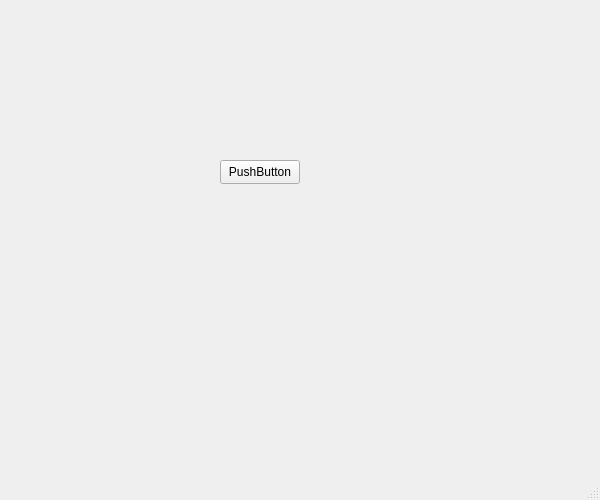
<?xml version="1.0" encoding="UTF-8"?>
<ui version="4.0">
 <class>MainWindow</class>
 <widget class="QMainWindow" name="MainWindow">
  <property name="geometry">
   <rect>
    <x>0</x>
    <y>0</y>
    <width>600</width>
    <height>500</height>
   </rect>
  </property>
  <property name="windowTitle">
   <string>Qwerty</string>
  </property>
  <widget class="QWidget" name="centralwidget">
   <widget class="QPushButton" name="pushButton">
    <property name="geometry">
     <rect>
      <x>220</x>
      <y>160</y>
      <width>80</width>
      <height>24</height>
     </rect>
    </property>
    <property name="text">
     <string>PushButton</string>
    </property>
   </widget>
  </widget>
  <widget class="QMenuBar" name="menubar">
   <property name="geometry">
    <rect>
     <x>0</x>
     <y>0</y>
     <width>600</width>
     <height>21</height>
    </rect>
   </property>
  </widget>
  <widget class="QStatusBar" name="statusbar"/>
 </widget>
 <resources/>
 <connections/>
</ui>
